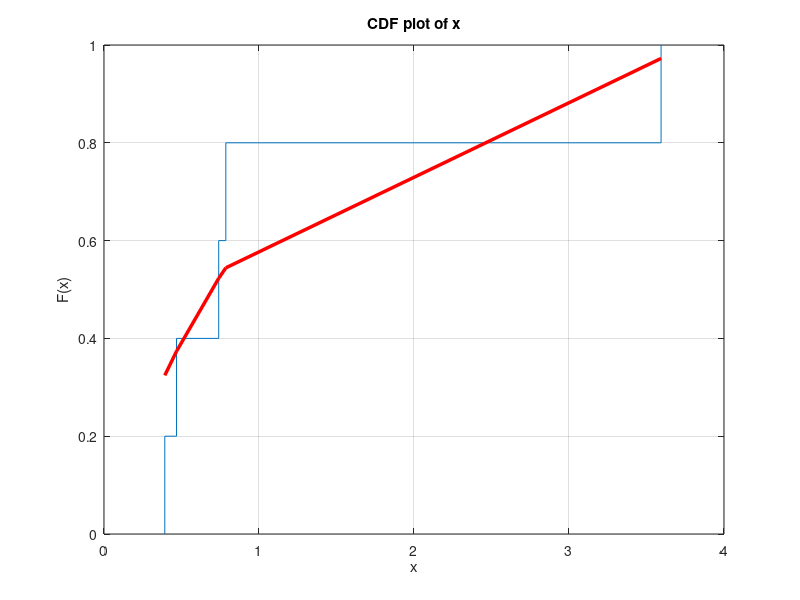

The MATLAB script that drew this image: (Note: this script raises an error after producing the figure.)
close all
clear
clc

disp('Please input number of draws n as') ;
disp(' ') ;
n  = input('[n]=');
y  = exprnd(1,n,1);            % Generate standard normal random numbers
y  = sort(y);
cdfplot(y)                     % Plot the empirical distribution function
hold on
f  = cdf('Exponential',y,1);   % Generate exponential cumulative distribution function

plot(y,f,'r','LineWidth',2.5)
legend('Empirical','Theoretical','Location','NW')
title('EDF and CFD')
xlabel('X')
ylabel('EDF(X), CDF(X)')
grid off

[g,y] = ecdf(y);
g     = g(2:(n+1));
[C,I] = max(abs(f-g))
hold off